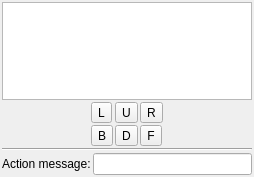
<?xml version="1.0" encoding="UTF-8"?>
<ui version="4.0">
 <class>MenuDialog</class>
 <widget class="QDialog" name="MenuDialog">
  <property name="geometry">
   <rect>
    <x>0</x>
    <y>0</y>
    <width>254</width>
    <height>177</height>
   </rect>
  </property>
  <property name="windowTitle">
   <string>Dialog</string>
  </property>
  <layout class="QVBoxLayout" name="verticalLayout">
   <property name="spacing">
    <number>2</number>
   </property>
   <property name="leftMargin">
    <number>2</number>
   </property>
   <property name="topMargin">
    <number>2</number>
   </property>
   <property name="rightMargin">
    <number>2</number>
   </property>
   <property name="bottomMargin">
    <number>2</number>
   </property>
   <item>
    <widget class="QTextEdit" name="menuText">
     <property name="readOnly">
      <bool>true</bool>
     </property>
    </widget>
   </item>
   <item>
    <layout class="QGridLayout" name="gridLayout">
     <item row="1" column="1">
      <widget class="QToolButton" name="backwardButton">
       <property name="text">
        <string>B</string>
       </property>
      </widget>
     </item>
     <item row="1" column="2">
      <widget class="QToolButton" name="downButton">
       <property name="text">
        <string>D</string>
       </property>
      </widget>
     </item>
     <item row="0" column="1">
      <widget class="QToolButton" name="leftButton">
       <property name="text">
        <string>L</string>
       </property>
      </widget>
     </item>
     <item row="1" column="3">
      <widget class="QToolButton" name="forwardButton">
       <property name="text">
        <string>F</string>
       </property>
      </widget>
     </item>
     <item row="0" column="4">
      <spacer name="horizontalSpacer_2">
       <property name="orientation">
        <enum>Qt::Horizontal</enum>
       </property>
       <property name="sizeHint" stdset="0">
        <size>
         <width>40</width>
         <height>20</height>
        </size>
       </property>
      </spacer>
     </item>
     <item row="0" column="3">
      <widget class="QToolButton" name="rightButton">
       <property name="text">
        <string>R</string>
       </property>
      </widget>
     </item>
     <item row="0" column="2">
      <widget class="QToolButton" name="upButton">
       <property name="text">
        <string>U</string>
       </property>
      </widget>
     </item>
     <item row="0" column="0">
      <spacer name="horizontalSpacer">
       <property name="orientation">
        <enum>Qt::Horizontal</enum>
       </property>
       <property name="sizeHint" stdset="0">
        <size>
         <width>40</width>
         <height>20</height>
        </size>
       </property>
      </spacer>
     </item>
    </layout>
   </item>
   <item>
    <widget class="Line" name="line">
     <property name="orientation">
      <enum>Qt::Horizontal</enum>
     </property>
    </widget>
   </item>
   <item>
    <layout class="QHBoxLayout" name="horizontalLayout">
     <item>
      <widget class="QLabel" name="actionLabel">
       <property name="text">
        <string>Action message:</string>
       </property>
      </widget>
     </item>
     <item>
      <widget class="QLineEdit" name="actionEdit">
       <property name="readOnly">
        <bool>true</bool>
       </property>
      </widget>
     </item>
    </layout>
   </item>
  </layout>
 </widget>
 <resources/>
 <connections/>
</ui>
